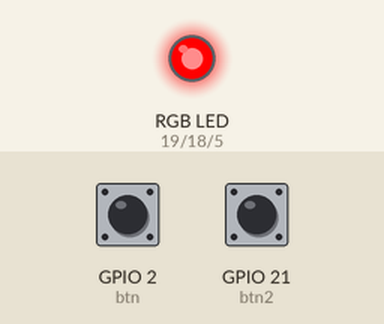
Recording of a sketch running on a simulated ESP32. Shown: an RGB LED mixed from three pins (HIGH = lit). Dashed ring = blinking. The test bench sets the inputs (shaded band); at power-on: GPIO 2 (btn) LOW, GPIO 21 (btn2) LOW. Random numbers use the default seed unless the sketch sets one; nothing arrives over Bluetooth unless stated.

Above: at 1.2 s.
1.3 s: GPIO 2 (btn) pulled HIGH for 1 s
At 1.55 s:
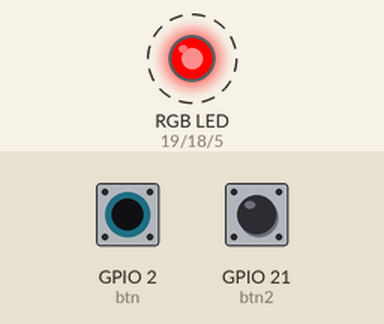
3.8 s: GPIO 2 (btn) pulled HIGH for 3.2 s
At 7.7 s:
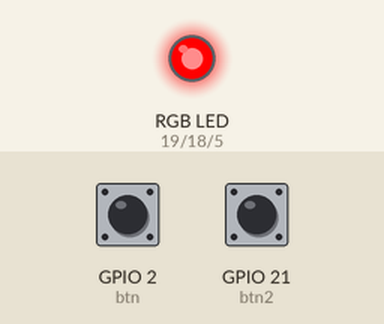
Timing chart, 0 to 9.2 s (numbered marks = the images above; inputs shaded):
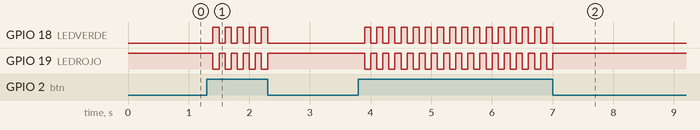

The sketch:

EXAMEN.ino
```cpp
/*
BLUETOOHT IZQ RECEPTORES
1. AL INICIAR RGB ROJO DE CALLE = APAGADO
2. UN BTN LO VA ENCENDER AL PRESIONARLO Y =VERDE, SI VUELVE A APRETAR ROJO Y NO SE ENVIAN DATOS

otro btn manda los datos

RANDOM 100 Y 1000


//bluetooth y valor fotocelda
*/
#include "BluetoothSerial.h"
#include<DHT.h>
//#define pin 15
BluetoothSerial conexion;


#define LEDROJO 19
#define LEDVERDE 18
#define LEDAZUL 5
#define fotocel 15

#define btn 2
#define btn2 21
bool bandera = false;
String cad = "";
void setup() {
  // put your setup code here, to run once:

  conexion.begin("ESPJared");
  pinMode(fotocel,INPUT);
  pinMode(btn,INPUT);
  pinMode(btn2,INPUT);
  pinMode(LEDROJO, OUTPUT);	// todos los pines como salida
  pinMode(LEDVERDE, OUTPUT);
  pinMode(LEDAZUL, OUTPUT);
  //dht.begin();

  analogWrite(LEDROJO, 255);
  analogWrite(LEDVERDE, 0);
  analogWrite(LEDAZUL, 0);
   Serial.begin(115200);
}

void loop() {
  // put your main code here, to run repeatedly:
  //

  int estado = digitalRead(btn);
  int estado1 = digitalRead(btn2);
  //Serial.println(estado); //0 si no esta siendo presionado
  delay(100);

  if(estado == 1  || bandera == true){
    if(estado == 1){
      bandera = !bandera;
    }


    if(bandera == true){


      analogWrite(LEDROJO, 0);
      analogWrite(LEDVERDE, 255);
      analogWrite(LEDAZUL, 0);
      if(estado1 == 1){

        delay(3000);
        int g = random(100,1000);

        cad = String("Bluetooth") +"-"+ String(g);
        //Serial.println(cad);
        conexion.println(cad);
        delay(2000);
      }
    }else{
      analogWrite(LEDROJO, 255);
      analogWrite(LEDVERDE, 0);
      analogWrite(LEDAZUL, 0);


    }


  }


}
```

Measured:
- after the input at 1.3 s, GPIO 18 (LEDVERDE): alternates HIGH for 0.10 s and LOW for 0.10 s, 10 changes in all, then stays LOW, starting after 0.10 s; GPIO 19 (LEDROJO): alternates HIGH for 0.10 s and LOW for 0.10 s, 10 changes in all, then stays HIGH, starting after 0.10 s
- after the input at 3.8 s, GPIO 18 (LEDVERDE): alternates HIGH for 0.10 s and LOW for 0.10 s, 32 changes in all, then stays LOW, starting after 0.10 s; GPIO 19 (LEDROJO): alternates HIGH for 0.10 s and LOW for 0.10 s, 32 changes in all, then stays HIGH, starting after 0.10 s
